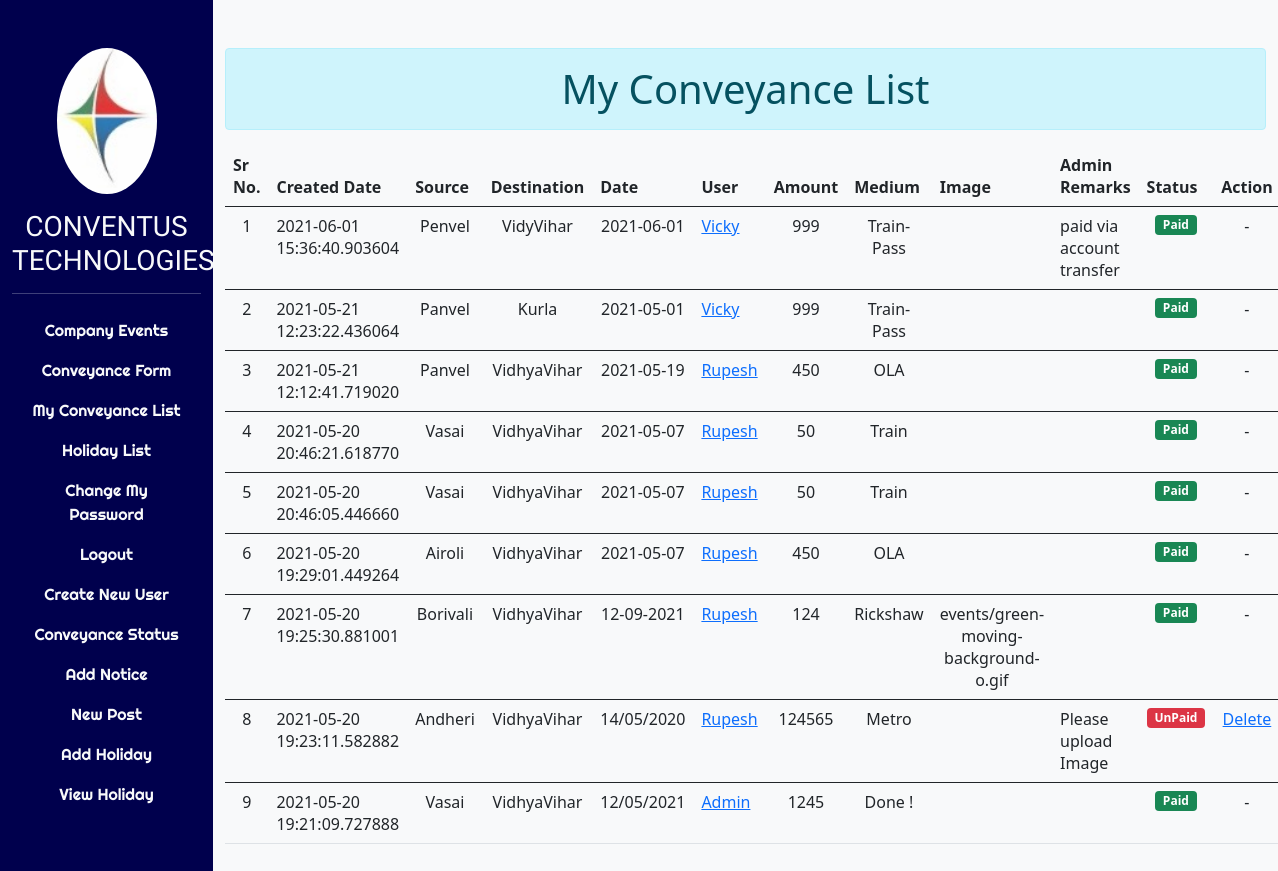
/allconveyancelist/ (signed in), run on the app's committed database.
### events/models.py (models this page shows, shortened)
class Conveyance(models.Model):
	Date=models.CharField(max_length=50)
	From_Location=models.CharField(max_length=50)
	To_Location=models.CharField(max_length=50)
	Conveyance_Date=models.CharField(max_length=20)
	user=models.ForeignKey(User,on_delete=models.CASCADE)
	Amount=models.IntegerField()
	Remark=models.TextField()
	image=models.ImageField(upload_to='events/',default='',blank=True)
	RemarkAdmin=models.CharField(max_length=200,blank=True,default='')
	Status=models.BooleanField(default=False)

### events/views.py (the view)
# urls.py: path('allconveyancelist/',allconveyancelist),
def allconveyancelist(request):
	if request.user.username == 'admin':
	    u=Conveyance.objects.all().order_by('-Date')
	    return render(request,'events/allconveyancelist.html',{'x':u})
	else:
		return HttpResponse("You arent Allowed Here !")

### events/templates/events/allconveyancelist.html
{% extends 'core/base.html'%} {% block content %}
<br><br>
<h1 class='alert alert-info mx-auto text-center'>My Conveyance List</h1>
<table class='table'>
    <thead>
    <tr>
        <th>Sr No.</th>
        <th>Created Date</th>
        <th>Source</th>
        <th>Destination</th>
        <th>Date</th>
        <th>User</th>
        <th>Amount</th>
        <th>Medium</th>
        <th>Image</th>
        <th>Admin Remarks</th>
        <th>Status</th>
        <th>Action</th>
    </tr>
</thead>
    {% for i in x %}
    <tbody>
    <tr>
        <td><center>{{forloop.counter}}</center></td>
        <td>{{i.Date}}</td>
        <td><center>{{i.From_Location}}</center></td>
        <td><center>{{i.To_Location}}</center></td>
        <td><center>{{i.Conveyance_Date}}</center></td>
        <td><a href='/update-conveyance/{{i.id}}/'>{{i.user|title}}</a></td>
        <td><center>{{i.Amount}}</center></td>
        <td><center>{{i.Remark}}</center></td>
          <td><center>{{i.image}}</center></td>
        <td>{{i.RemarkAdmin}}</td>
        {% if i.Status %}
        <td><center><small class='badge bg-success'>Paid</small></center></td>
        {% else %}
        <td><center><small class='badge bg-danger'>UnPaid</small></center></td>
        {% endif %}
         {% if i.Status %}
        <td><center>-</center></td>
        {% else %}
        <td><center><a href='/delete/{{i.id}}/'>Delete</a></center></td>
        {% endif %}
    </tr>
    </tbody>
    {%endfor%}
</table>
{% endblock%}

### core/static/core/css/core.css (style rules this page uses)
html,body { height:100%; }

### data on the page
Conveyance: Date "2021-06-01 15:36:40.903604", From_Location "Penvel", To_Location "VidyVihar", Conveyance_Date "2021-06-01", user "Vicky", Amount "999", Remark "Train-Pass", RemarkAdmin "paid via account transfer", Status "Paid"
Conveyance: Date "2021-05-21 12:23:22.436064", From_Location "Panvel", To_Location "Kurla", Conveyance_Date "2021-05-01", user "Vicky", Amount "999", Remark "Train-Pass", Status "Paid"
Conveyance: Date "2021-05-21 12:12:41.719020", From_Location "Panvel", To_Location "VidhyaVihar", Conveyance_Date "2021-05-19", user "Rupesh", Amount "450", Remark "OLA", Status "Paid"
Conveyance: Date "2021-05-20 20:46:21.618770", From_Location "Vasai", To_Location "VidhyaVihar", Conveyance_Date "2021-05-07", user "Rupesh", Amount "50", Remark "Train", Status "Paid"
Conveyance: Date "2021-05-20 20:46:05.446660", From_Location "Vasai", To_Location "VidhyaVihar", Conveyance_Date "2021-05-07", user "Rupesh", Amount "50", Remark "Train", Status "Paid"
Conveyance: Date "2021-05-20 19:29:01.449264", From_Location "Airoli", To_Location "VidhyaVihar", Conveyance_Date "2021-05-07", user "Rupesh", Amount "450", Remark "OLA", Status "Paid"
Conveyance: Date "2021-05-20 19:25:30.881001", From_Location "Borivali", To_Location "VidhyaVihar", Conveyance_Date "12-09-2021", user "Rupesh", Amount "124", Remark "Rickshaw", image "events/green-moving-background-o.gif", Status "Paid"
Conveyance: Date "2021-05-20 19:23:11.582882", From_Location "Andheri", To_Location "VidhyaVihar", Conveyance_Date "14/05/2020", user "Rupesh", Amount "124565", Remark "Metro", RemarkAdmin "Please upload Image", Status "UnPaid"
Conveyance: Date "2021-05-20 19:21:09.727888", From_Location "Vasai", To_Location "VidhyaVihar", Conveyance_Date "12/05/2021", user "Admin", Amount "1245", Remark "Done !", Status "Paid"
